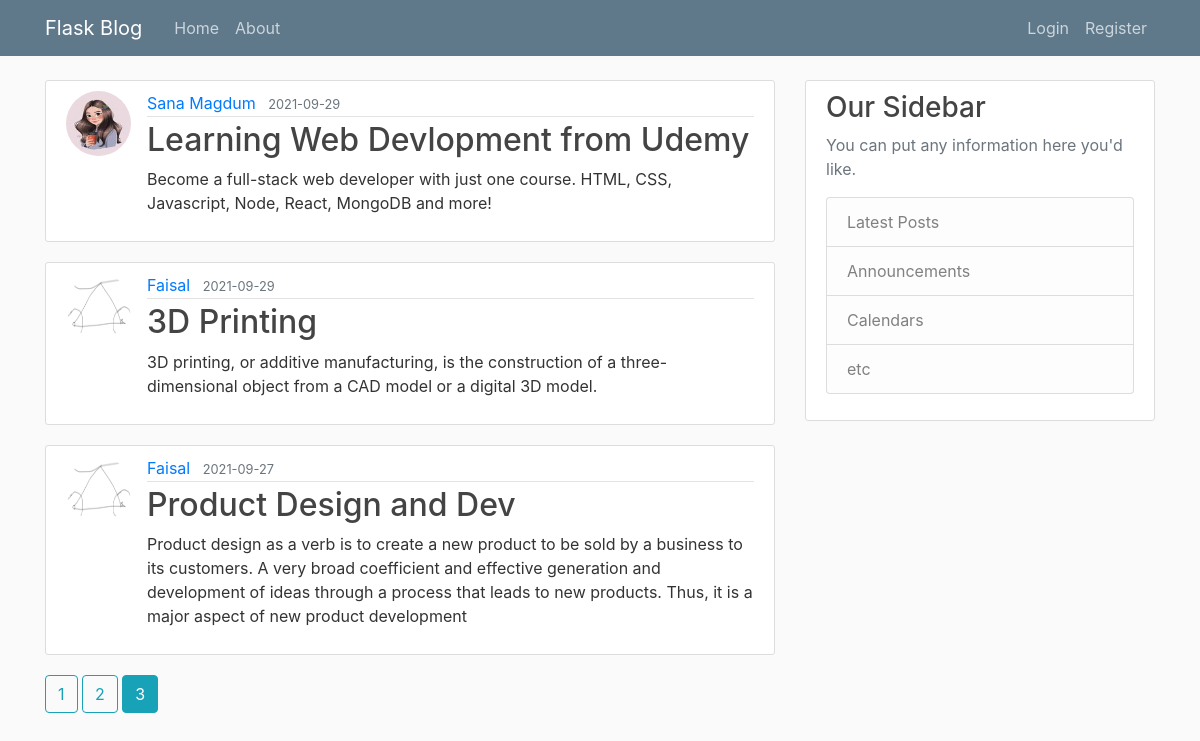
/home?page=3, run on an earlier commit of the app's database.
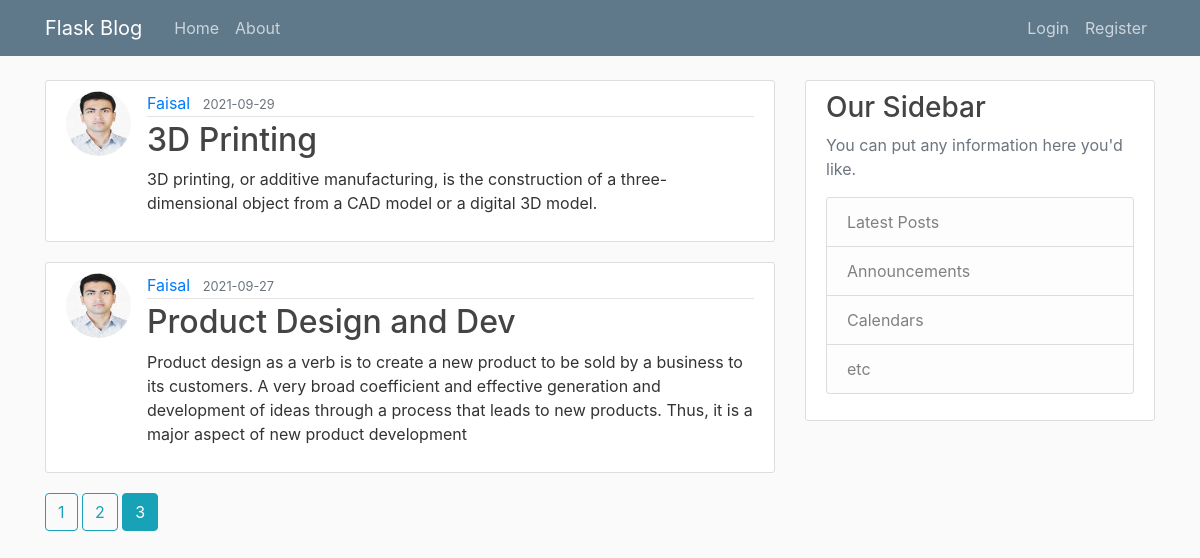
And on a later commit of the database.
### FMagdum/models.py (models this page shows, shortened)
class Post(db.Model):
    id = db.Column(db.Integer, primary_key=True)
    title = db.Column(db.String(100),nullable=False)
    date_posted = db.Column(db.DateTime, nullable=False, default=datetime.utcnow)
    content = db.Column(db.Text, nullable=False)
    user_id = db.Column(db.Integer, db.ForeignKey('user.id'), nullable=False)

class User(db.Model, UserMixin):
    id = db.Column(db.Integer, primary_key=True)
    username = db.Column(db.String(20), unique=True, nullable=False)
    email = db.Column(db.String(120), unique=True, nullable=False)
    image_file = db.Column(db.String(20), nullable=False, default='default.jpg')
    password = db.Column(db.String(60), nullable=False)
    posts = db.relationship('Post', backref='author', lazy=True)

### FMagdum/main/routes.py (the view)
@main.route("/")
@main.route("/home")
def home():
    page = request.args.get('page', 1, type=int)
    posts = Post.query.order_by(Post.date_posted.desc()).paginate(page=page,per_page=3)
    return render_template('home.html', posts=posts, legend="Create New Post")

### FMagdum/templates/home.html
{%extends "layout.html"%}
{%block content%}
    {% for post in posts.items %}
        <article class="media content-section">
            <img class="rounded-circle article-img" src="{{url_for('static', filename='profile_pics/' + post.author.image_file)}}">
            <div class="media-body">
            <div class="article-metadata">
                <a class="mr-2" href="{{url_for('users.user_posts', username=post.author.username)}}">{{ post.author.username }}</a>
                <small class="text-muted">{{ post.date_posted.strftime('%Y-%m-%d') }}</small>
            </div>
            <h2><a class="article-title" href="{{url_for('posts.post', post_id=post.id)}}">{{ post.title }}</a></h2>
            <p class="article-content">{{ post.content }}</p>
            </div>
        </article>
    {%endfor%}
    {% for page_num in posts.iter_pages(left_edge=1, right_edge=1, left_current=1, right_current=2) %}
        {% if page_num %}
            {% if posts.page == page_num %}
                <a class="btn btn-info mb-4" href="{{url_for('main.home', page=page_num)}}"> {{ page_num }} </a>
            {% else %}
            <a class="btn btn-outline-info mb-4" href="{{url_for('main.home', page=page_num)}}"> {{ page_num }} </a>
            {% endif %}
        {% else %}
            ...
        {% endif %}
    {% endfor %}
{%endblock content%}

What changed in the data, as far as the page shows it:
removed Post: image_file (picture), author.username "Sana Magdum", date_posted "2021-09-29", title "Learning Web Devlopment from Udemy", content "Become a full-stack web developer with just one course. HTML, CSS, Javascript, Node, React, MongoDB and more!"
changed through a linked row, Post "3D Printing": image_file: a different picture
changed through a linked row, Post "Product Design and Dev": image_file: a different picture
